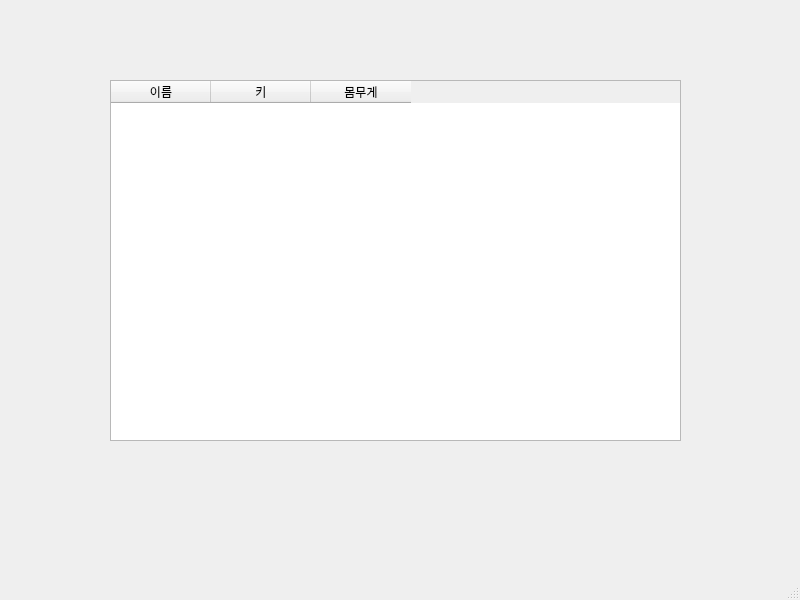
<?xml version="1.0" encoding="UTF-8"?>
<ui version="4.0">
 <class>MainWindow</class>
 <widget class="QMainWindow" name="MainWindow">
  <property name="geometry">
   <rect>
    <x>0</x>
    <y>0</y>
    <width>800</width>
    <height>600</height>
   </rect>
  </property>
  <property name="windowTitle">
   <string>MainWindow</string>
  </property>
  <widget class="QWidget" name="centralwidget">
   <widget class="QTableWidget" name="bmi_widget">
    <property name="geometry">
     <rect>
      <x>110</x>
      <y>80</y>
      <width>571</width>
      <height>361</height>
     </rect>
    </property>
    <column>
     <property name="text">
      <string>이름</string>
     </property>
    </column>
    <column>
     <property name="text">
      <string>키</string>
     </property>
    </column>
    <column>
     <property name="text">
      <string>몸무게</string>
     </property>
    </column>
   </widget>
  </widget>
  <widget class="QMenuBar" name="menubar">
   <property name="geometry">
    <rect>
     <x>0</x>
     <y>0</y>
     <width>800</width>
     <height>21</height>
    </rect>
   </property>
  </widget>
  <widget class="QStatusBar" name="statusbar"/>
 </widget>
 <resources/>
 <connections/>
</ui>
